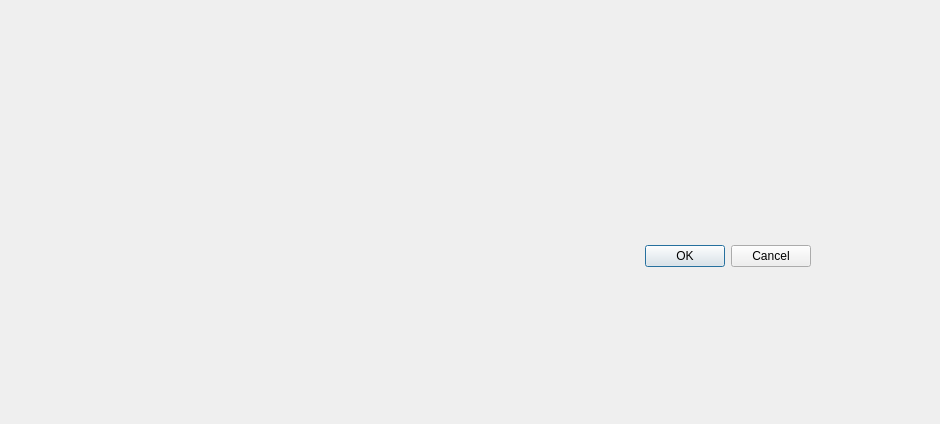
<?xml version="1.0" encoding="UTF-8"?>
<ui version="4.0">
 <class>Dialog</class>
 <widget class="QDialog" name="Dialog">
  <property name="geometry">
   <rect>
    <x>0</x>
    <y>0</y>
    <width>940</width>
    <height>424</height>
   </rect>
  </property>
  <property name="windowTitle">
   <string>Dialog</string>
  </property>
  <widget class="QDialogButtonBox" name="buttonBox">
   <property name="geometry">
    <rect>
     <x>30</x>
     <y>240</y>
     <width>781</width>
     <height>32</height>
    </rect>
   </property>
   <property name="orientation">
    <enum>Qt::Horizontal</enum>
   </property>
   <property name="standardButtons">
    <set>QDialogButtonBox::Cancel|QDialogButtonBox::Ok</set>
   </property>
  </widget>
 </widget>
 <resources/>
 <connections>
  <connection>
   <sender>buttonBox</sender>
   <signal>accepted()</signal>
   <receiver>Dialog</receiver>
   <slot>accept()</slot>
   <hints>
    <hint type="sourcelabel">
     <x>248</x>
     <y>254</y>
    </hint>
    <hint type="destinationlabel">
     <x>157</x>
     <y>274</y>
    </hint>
   </hints>
  </connection>
  <connection>
   <sender>buttonBox</sender>
   <signal>rejected()</signal>
   <receiver>Dialog</receiver>
   <slot>reject()</slot>
   <hints>
    <hint type="sourcelabel">
     <x>316</x>
     <y>260</y>
    </hint>
    <hint type="destinationlabel">
     <x>286</x>
     <y>274</y>
    </hint>
   </hints>
  </connection>
 </connections>
</ui>
